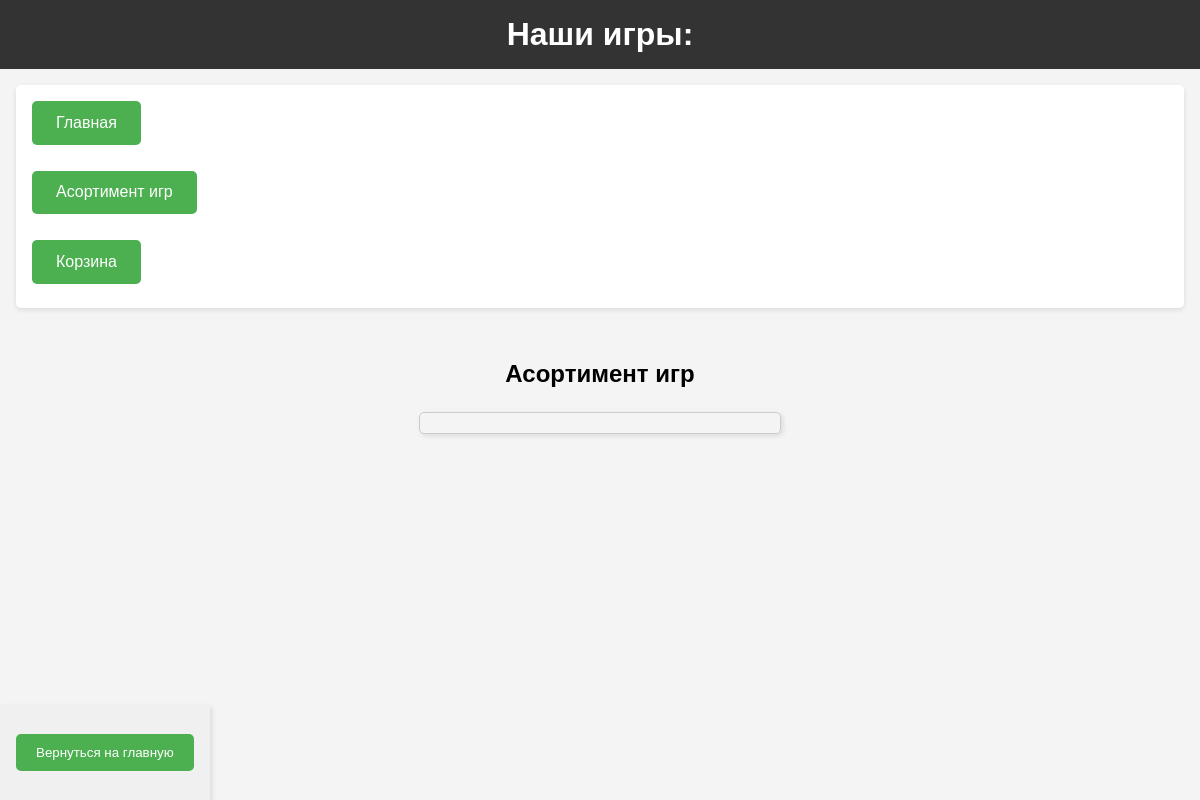
/game-shop/products/, run on an earlier commit of the app's database.
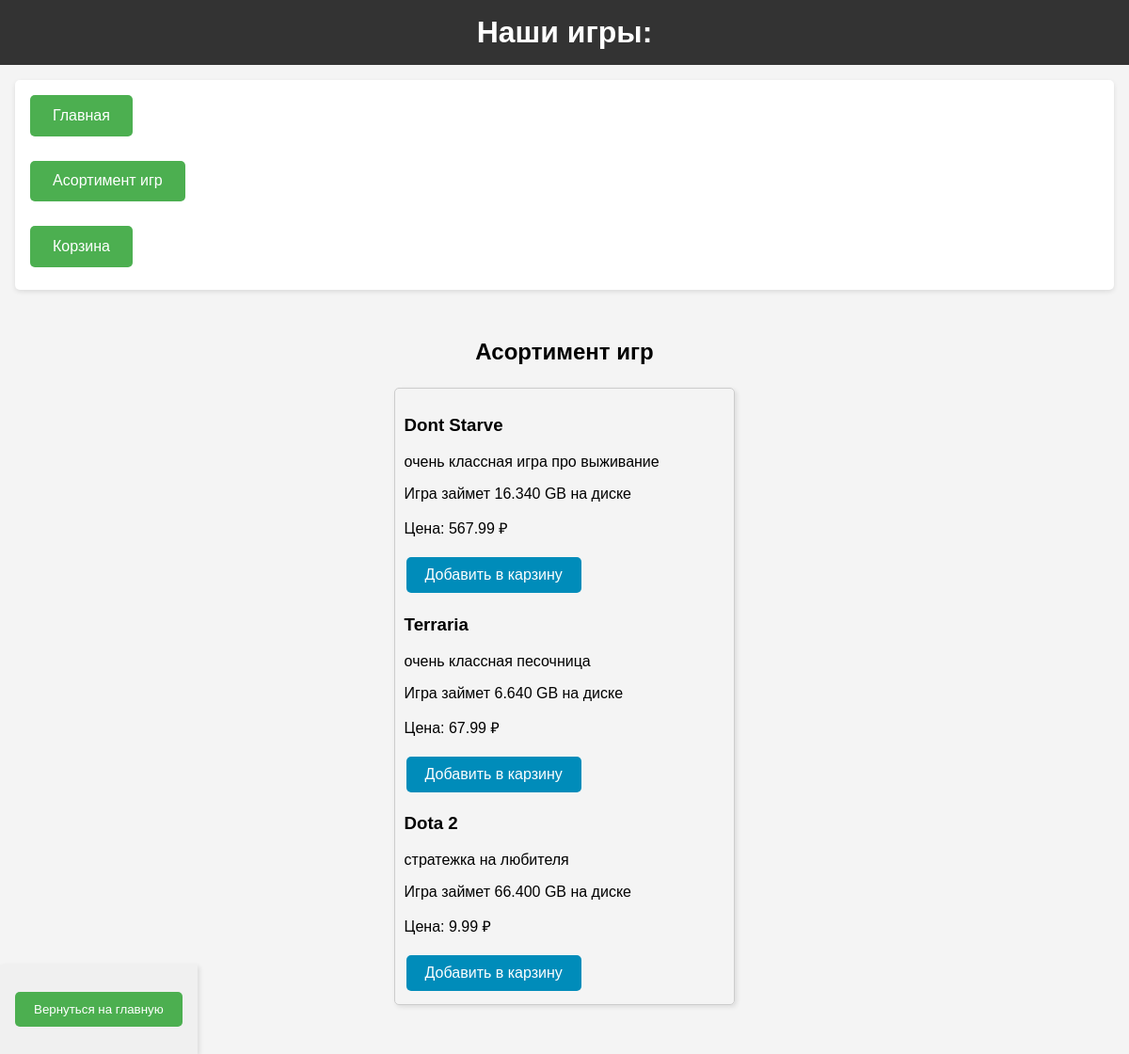
And on a later commit of the database.
### task1/models.py (models this page shows, shortened)
class Game(models.Model):
    title = models.CharField(max_length=70, help_text="Название игры")
    cost = models.DecimalField(max_digits=10, decimal_places=2, default=Decimal('0.00'), help_text="Цена")
    size = models.DecimalField(max_digits=6, decimal_places=3, default=Decimal('0.00'), help_text="Размер файлов в GB")
    description = models.TextField(help_text="Описание игры")
    age_limited = models.BooleanField(default=False, help_text="Ограничение по возрасту 18+")
    buyer = models.ManyToManyField(Buyer, related_name="games")

### task1/views.py (the view)
# urls.py: path('game-shop/products/', products, name='nails_services'),
def products(request):
    game_data = Game.objects.all().values()
    context = {
        "head": "Асортимент игр",
        "services": game_data,
    }
    return render(request, 'products.html', context)

### templates/products.html (shortened to what this page needs)
{% extends 'menu.html' %}
{% block pagename %}Наши игры: {% endblock %}
{% block content %}
    <section class="services">
        <h2>{{head}}</h2>
           <div class="uslugi">
            <ul>
                    {% for service in services %}
                <h3>{{ service.title }}</h3>
                        <li>
                            <p>{{ service.description }}</p>
                          </li>
                <li>
                            <p>Игра займет {{ service.size }} GB на диске</p>
                </li>
                <li>
                            <p>Цена: {{ service.cost }} ₽</p>
                </li>
                            <button type="button">Добавить в карзину</button>
                    {% endfor %}
                </ul>
        </div>
      <div class="service">
                   <form method="get" action="{% url 'main' %}">
                <button type="submit">Вернуться на главную</button>
            </form>
                     </div>
    </section>
{% endblock %}

### templates/menu.html (shortened to what this page needs)
{% load static %}
<!DOCTYPE html>
<html lang="en">
<head>
     <link rel="stylesheet" href="{% static 'style.css' %}">
</head>
<body>
    <header>
        <h1>{% block pagename %}{% endblock %}</h1>
    </header>
    <main>
        <section class="menu">
            {% block menu %}
                <a href="{% url 'main' %}" class="button">Главная</a>
                <br><br>
                <a href="{% url 'nails_services' %}" class="button">Асортимент игр</a>
                <br><br>
                <a href="{% url 'nails_gallery' %}" class="button">Корзина</a>
            {% endblock %}
        </section>
        {% block content %}
        {% endblock %}
    </main>
</body>
</html>

### static/style.css (style rules this page uses)
body { font-family: sans-serif; margin: 0; padding: 0; background-color: #f4f4f4; }
header { background-color: #333; color: white; padding: 1em 0; text-align: center; }
h1 { margin: 0; }
.menu { background-color: #fff; padding: 1em; border-radius: 5px; box-shadow: 0 2px 5px rgba(0, 0, 0, 0.1); margin-bottom: 1em; }
.button { display: inline-block; background-color: #4CAF50; color: white; padding: 0.8em 1.5em; text-decoration: none; border-radius: 5px; margin-bottom: 0.5em; transition: background-color 0.3s ease; }
main { padding: 1em; }
.services { padding: 1em; }
.services h2 { text-align: center; margin-bottom: 1em; }
.uslugi { display: flex; flex-wrap: wrap; justify-content: space-around; }
.uslugi ul { list-style: none; padding: 0; margin: 0; width: 30%; margin-bottom: 20px; border: 1px solid #ccc; padding: 10px; border-radius: 5px; box-shadow: 2px 2px 5px rgba(0,0,0,0.1); }
.uslugi li { margin-bottom: 0.5em; }
.uslugi button { background-color: #008CBA; border: none; color: white; padding: 10px 20px; text-align: center; text-decoration: none; display: inline-block; font-size: 16px; margin: 4px 2px; cursor: pointer; border-radius: 5px; }
.service { text-align: center; margin-top: 2em; }
.service button { margin: 1em auto; display: block; }
.service { position: fixed; bottom: 0; left: 0; padding: 1em; background-color: #f0f0f0; box-shadow: 2px 2px 5px rgba(0, 0, 0, 0.1); }
.service button { background-color: #4CAF50; color: white; padding: 0.8em 1.5em; border: none; border-radius: 5px; cursor: pointer; }

What changed in the data, as far as the page shows it:
added Game: title "Dont Starve", description "очень классная игра про выживание", size "16.340", cost "567.99"
added Game: title "Terraria", description "очень классная песочница", size "6.640", cost "67.99"
added Game: title "Dota 2", description "стратежка на любителя", size "66.400", cost "9.99"
